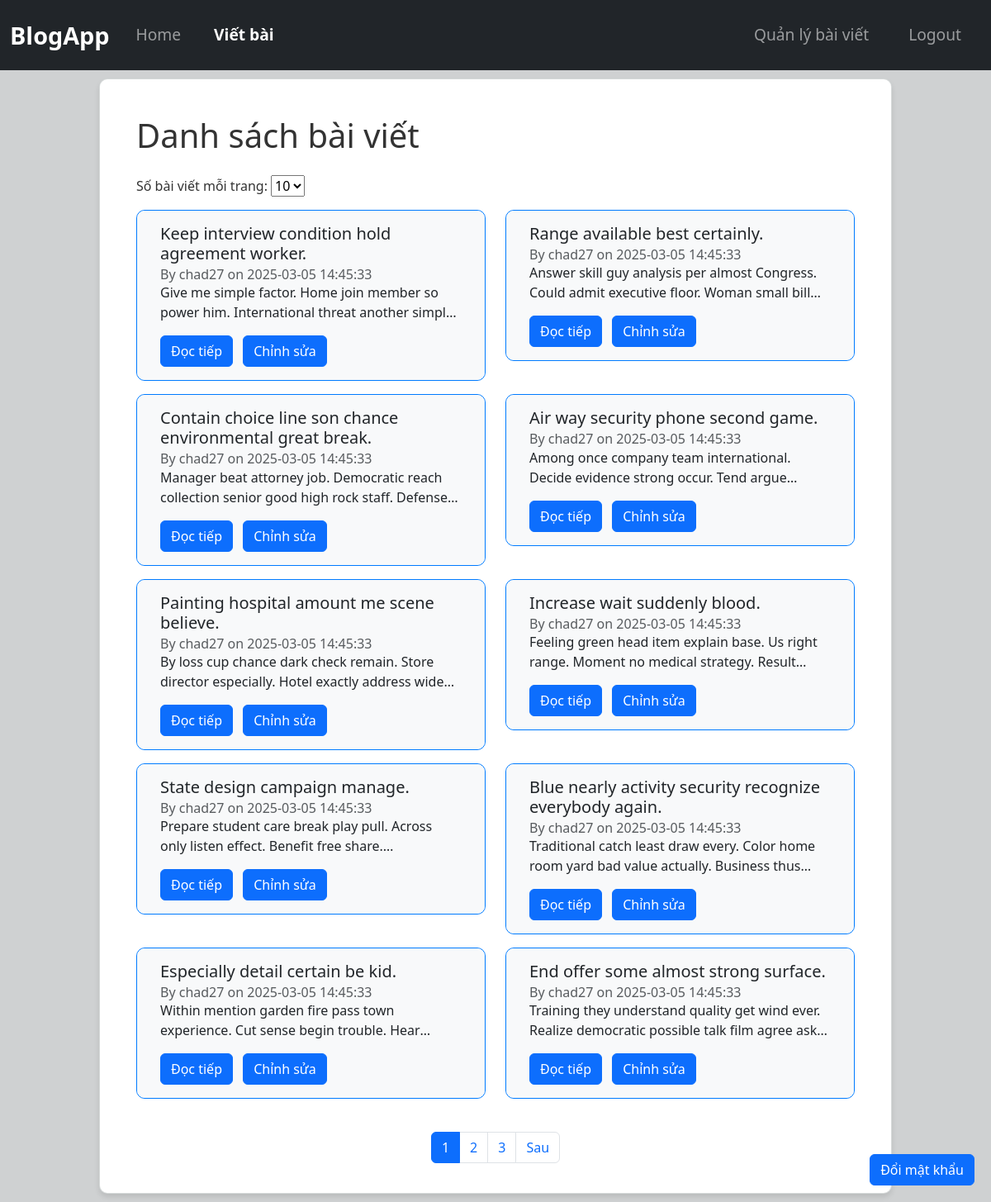
The app's page /posts-management (signed in) with its own data.
### tables this page shows
CREATE TABLE posts (
            id INTEGER PRIMARY KEY AUTOINCREMENT,
            title TEXT NOT NULL,
            content TEXT NOT NULL,
            username TEXT,
            date_posted TIMESTAMP DEFAULT CURRENT_TIMESTAMP
        );

### app/routes_post.py (the view, shortened to what this page needs)
@post_bp.route("/posts-management",methods = ["POST","GET"])
@login_required
def posts_management():
    page = request.args.get("page", 1, type=int)
    per_page = request.args.get("per_page", 10, type=int)
    db = get_db()
    total_posts = db.execute("SELECT COUNT(*) FROM posts where username = ?",(current_user.username,)).fetchone()[0]
    total_pages = (total_posts + per_page - 1) // per_page
    posts = db.execute(
        "SELECT * FROM posts WHERE username = ? ORDER BY date_posted DESC LIMIT ? OFFSET ?",
        (current_user.username,per_page, (page - 1) * per_page)
    ).fetchall()
    posts_del_id = request.args.getlist("delete_post")
    return render_template("posts_management.html",per_page = per_page,posts = posts,page = page,total_pages = total_pages,current_user = current_user)

### app/__init__.py (called while the page is built)
def create_app():
    app = Flask(__name__)
    app.config["SECRET_KEY"] = "dev"
    app.teardown_appcontext(close_db)
    login_manager = LoginManager()
    login_manager.init_app(app)
    @login_manager.user_loader
    def load_user(user_id):
        user = get_user_by_id(user_id)
        if user is None:
            return None
        return User(user['id'], user['username'], user['email'], user['is_admin'], user['is_ban'])
    from app.routes_account import user_bp
    from app.routes_post import post_bp
    app.register_blueprint(post_bp)
    app.register_blueprint(user_bp)
    return app

### app/db.py (called while the page is built)
def get_db():
    if "db" not in g:
        g.db = sqlite3.connect(DATABASE)
        g.db.row_factory = sqlite3.Row  # Trả về dict thay vì tuple
    return g.db

def get_user_by_id(user_id):
    db = get_db()
    user = db.execute("SELECT * FROM users WHERE id = ?", (user_id,)).fetchone()
    return user if user else None

### app/templates/posts_management.html (shortened to what this page needs)
{% extends "base.html" %}
{% block content %}
    <div class="container">
        <h1 class="mb-4">Danh sách bài viết</h1>
        <form method="GET" action="{{ url_for('post_bp.posts_management') }}" class="mb-3">
            <label for="per_page">Số bài viết mỗi trang:</label>
            <select name="per_page" id="per_page" onchange="this.form.submit()">
                <option value="10" {% if per_page == 10 %}selected{% endif %}>10</option>
            </select>
        </form>
        <form method="GET" action="{{url_for('post_bp.posts_management')}}">
            <div class="row">
                {% for post in posts %}
                    <div class="col-md-6">
                        <div class="card mb-3">
                            <label>
                                <div class="card-body" style="display: flex;align-items: center;justify-content: space-between;gap: 10px;">
                                    <div class="container">
                                        <h5 class="card-title">{{ post.title }}</h5>
                                        <h6 class="card-subtitle text-muted">
                                            By {{ post.username }} on {{ post.date_posted  }}
                                        </h6>
                                        <p class="post-preview">
                                            {{ post.content|replace('\n', '<br>') | safe }}...
                                        </p>
                                        <a href="{{ url_for('post_bp.post_detail', post_id=post.id) }}" class="btn btn-primary">Đọc tiếp</a>
                                        <a href="{{ url_for('post_bp.edit_post', post_id=post.id) }}" class="btn btn-primary ms-2">
                                             Chỉnh sửa
                                        </a>
                                    </div>
                                </div>
                            </label>
                        </div>
                    </div>
                {% else %}
                    <p>Không có bài viết nào.</p>
                {% endfor %}
            </div>
        </form>
        <nav aria-label="Page navigation">
            <ul class="pagination justify-content-center mt-4">
                {% for p in range(1, total_pages + 1) %}
                    {% if p in [1,2,page-1,page,page+1,total_pages-1,total_pages]%}
                        <li class="page-item {% if p == page %}active{% endif %}">
                            <a class="page-link" href="{{ url_for('post_bp.posts_management', page=p, per_page = per_page) }}">{{ p }}</a>
                        </li>
                    {%elif p in [page - 2, page + 2]%}
                        <li class="page-item disabled"><a class="page-link">...</a></li>
                    {%endif%}
                {% endfor %}
                {% if page < total_pages %}
                    <li class="page-item">
                        <a class="page-link" href="{{ url_for('post_bp.posts_management', page=page+1, per_page = per_page) }}">Sau</a>
                    </li>
                {% endif %}
            </ul>
        </nav>
    </div>
{% endblock %}

### app/static/css/style.css (style rules this page uses)
body { background-color: #cfd1d2; color: #333333; }
.mb-3 { border-radius: 10px; border-color: #007BFF ; }
.card-body { border-radius: 10px; border: 1px ; overflow: hidden; background-color: #F8F9FA ; }
.container { max-width: 1200px; }
.post-preview { display: -webkit-box; -webkit-line-clamp: 2; -webkit-box-orient: vertical; overflow: hidden; text-overflow: ellipsis; max-height: 3em; }

### records on screen
posts: title "Keep interview condition hold agreement worker.", username "chad27", date_posted "2025-03-05 14:45:33", content "Give me simple factor. Home join member so power him. International threat another…"
posts: title "Range available best certainly.", username "chad27", date_posted "2025-03-05 14:45:33", content "Answer skill guy analysis per almost Congress. Could admit executive floor. Woman small…"
posts: title "Contain choice line son chance environmental great break.", username "chad27", date_posted "2025-03-05 14:45:33", content "Manager beat attorney job. Democratic reach collection senior good high rock staff.…"
posts: title "Air way security phone second game.", username "chad27", date_posted "2025-03-05 14:45:33", content "Among once company team international. Decide evidence strong occur. Tend…"
posts: title "Painting hospital amount me scene believe.", username "chad27", date_posted "2025-03-05 14:45:33", content "By loss cup chance dark check remain. Store director especially. Hotel exactly address…"
posts: title "Increase wait suddenly blood.", username "chad27", date_posted "2025-03-05 14:45:33", content "Feeling green head item explain base. Us right range. Moment no medical strategy.…"
posts: title "State design campaign manage.", username "chad27", date_posted "2025-03-05 14:45:33", content "Prepare student care break play pull. Across only listen effect. Benefit free…"
posts: title "Blue nearly activity security recognize everybody again.", username "chad27", date_posted "2025-03-05 14:45:33", content "Traditional catch least draw every. Color home room yard bad value actually. Business…"
posts: title "Especially detail certain be kid.", username "chad27", date_posted "2025-03-05 14:45:33", content "Within mention garden fire pass town experience. Cut sense begin trouble.…"
posts: title "End offer some almost strong surface.", username "chad27", date_posted "2025-03-05 14:45:33", content "Training they understand quality get wind ever. Realize democratic possible talk film agree…"

### other values on screen
{{ p }} "1" "2" "3"
